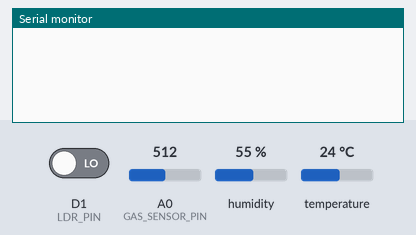
This sketch was run on a simulated ESP8266 (NodeMCU). Parts: the last lines printed to the serial monitor. The test bench sets the inputs (shaded band); at power-on: A0 (GAS_SENSOR_PIN) = 512, humidity 55 %, D1 (LDR_PIN) LOW, temperature 24 °C. WiFi joins after 1.5 s; servers stay silent unless stated.

Above: at 3.0 s.
3.1 s: A0 (GAS_SENSOR_PIN) set to 390
At 4.3 s:
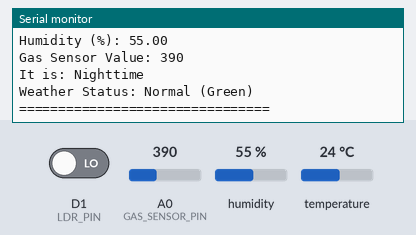
5.3 s: humidity set to 22 %
At 8.5 s:
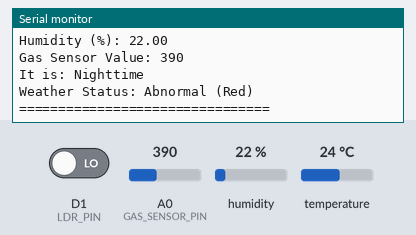
11.3 s: D1 (LDR_PIN) driven HIGH
15.3 s: temperature set to 12 °C
At 16.6 s:
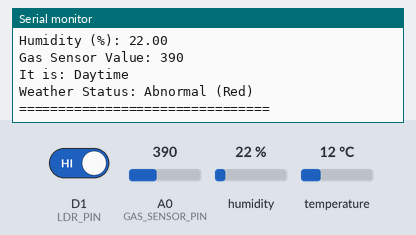
16.8 s: A0 (GAS_SENSOR_PIN) set to 410
18.3 s: humidity set to 40 %
Timing chart, 0 to 20.8 s (numbered marks = the images above; inputs shaded):
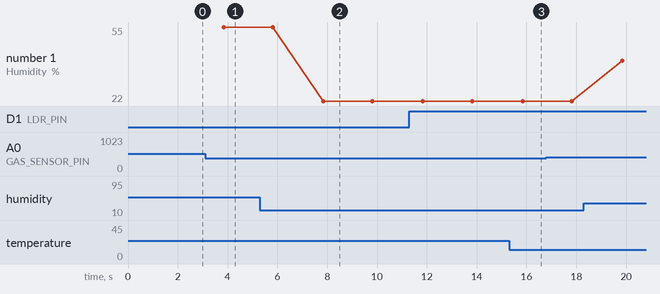

The sketch:

weather_monitoring.ino
```cpp
//Component   Pin Name
//DHT11       D2
//LDR         D1
//Gas Sensor  A0
//--------------------------------------------------------------------------
//Blynk App Setup:
//Create a new project in the Blynk app.
//Add widgets:
//Value Display for V0 (Temperature)
//Value Display for V1 (Humidity)
//Value Display for V2 (Gas Sensor)
//LED Widget for V4 (Weather Status - Green/Red)
//LED Widget for V5 (Day/Night Status - Yellow/Blue)
//----------------------------------------------------------------------------
#include <Wire.h>
#include <ESP8266WiFi.h>
#include <BlynkSimpleEsp8266.h>
#include <DHT.h>

// ==== Blynk and WiFi Credentials ====
char auth[] = "QVqf_WnlOrojS_vkggT-WqmWBlW8R60O";  // <-- Replace with your Blynk auth token
char ssid[] = "123456789";         // <-- Replace with your WiFi name
char pass[] = "123456789";     // <-- Replace with your WiFi password

// ==== Sensor Config ====
#define DHTPIN D2
#define DHTTYPE DHT11
DHT dht(DHTPIN, DHTTYPE);

#define LDR_PIN D1  // Digital pin connected to LDR
#define GAS_SENSOR_PIN A0  // Analog pin for Gas sensor

BlynkTimer timer;

void setup() {
  Serial.begin(9600);
  Blynk.begin(auth, ssid, pass, "blynk.cloud", 80);
  dht.begin();

  pinMode(LDR_PIN, INPUT);  // LDR sensor connected to digital pin
  pinMode(GAS_SENSOR_PIN, INPUT); // Gas sensor connected to analog pin

  timer.setInterval(2000L, sendSensorData);  // Run every 2 seconds
}

void sendSensorData() {
  // Read DHT11 values
  float temp = dht.readTemperature();
  float hum = dht.readHumidity();

  // Read gas sensor (analog value)
  int gasValue = analogRead(GAS_SENSOR_PIN);

  // Read LDR value (digital HIGH/LOW for Day/Night)
  int ldrState = digitalRead(LDR_PIN);  // HIGH = Bright (Day), LOW = Dark (Night)

  Serial.print("ldr: ");
  Serial.println(ldrState);
  bool isDay = ldrState == HIGH;

  // Send sensor data to Blynk
  Blynk.virtualWrite(V0, temp);
  Blynk.virtualWrite(V1, hum);
  Blynk.virtualWrite(V2, gasValue);

  // ==== Weather Status Logic ====
  bool isWeatherNormal = (temp >= 15 && temp <= 35) &&
                         (hum >= 30 && hum <= 70) &&
                         (gasValue < 400);

  // Send Weather Status to Virtual LED in Blynk App (V4)
  Blynk.virtualWrite(V4, isWeatherNormal ?255:0); // Green (255) = Normal, Red (0) = Abnormal

  Serial.print("weather=");
  Serial.println(isWeatherNormal);
  // ==== Day/Night Detection (LDR) ====
  // Send Day/Night status to Virtual LED in Blynk App (V5)
  Blynk.virtualWrite(V3, isDay ? 0 : 1);  // 1 = Day (Yellow), 0 = Night (Blue)

  // ==== Serial Monitor Print ====
  Serial.println("================================");
  Serial.print("Temperature (C): ");
  Serial.println(temp);

  Serial.print("Humidity (%): ");
  Serial.println(hum);

  Serial.print("Gas Sensor Value: ");
  Serial.println(gasValue);

  Serial.print("It is: ");
  Serial.println(isDay ? "Daytime" : "Nighttime");

  Serial.print("Weather Status: ");
  Serial.println(isWeatherNormal ? "Normal (Green)" : "Abnormal (Red)");
  Serial.println("================================");
}

void loop() {
  Blynk.run();
  timer.run();
}
```

Measured:
- after the input at 3.1 s, the serial monitor: prints a new line after 0.73 s (image 1)
- after the input at 5.3 s, the serial monitor: prints a new line after 2.5 s (image 2)
- after the input at 15.3 s, the serial monitor: prints a new line after 0.53 s (image 3)
- plotted number 1: 55 → 22 after the input at 5.3 s, 22 → 40 after the input at 18.3 s
